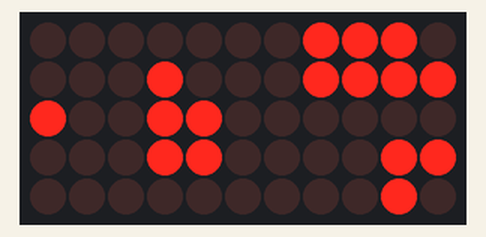
This program was run on a simulated Raspberry Pi (BCM pin numbers) with a Scroll pHAT. On the bench: 11×5 LED matrix. Random numbers come from a fixed seed.

Above: at 0.05 s.
At 5.0 s:
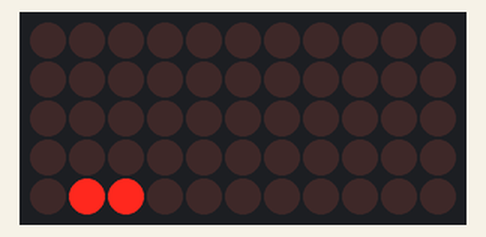
At 9.95 s:
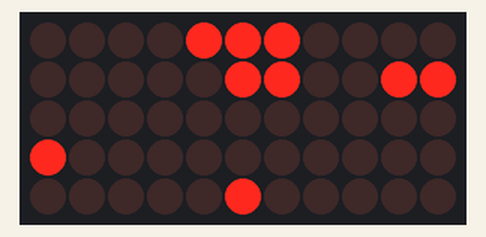
At 19.95 s:
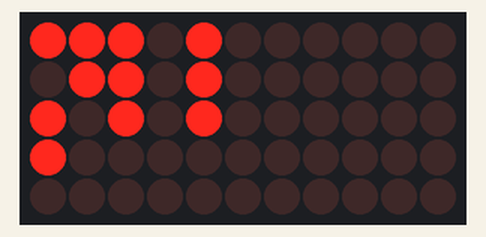
At 29.86 s:
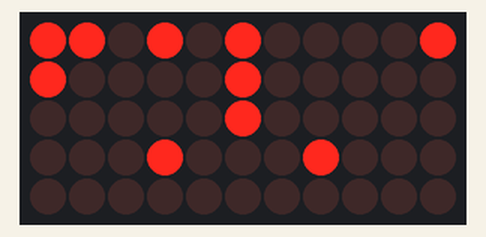
At 39.86 s:
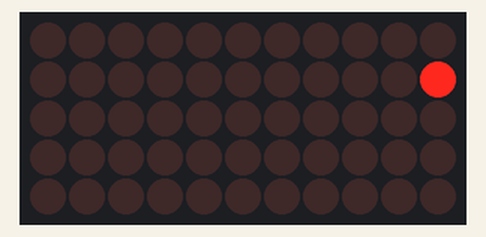

The program:

life.py
```python
import scrollphat
import random
import time
import copy

def scroll_life(delay):
    def count_neighbours(ibuf, i, j):
        tot=0
        for x,y in ((-1,-1), (-1,0), (-1,1),
                    ( 0,-1)         , (0,1),
                    (+1,-1), (+1,0), (+1,1)):
            ix=(i+x)%11
            jy=(j+y)%5
            tot+=ibuf[ix][jy]
        return tot

    def buffer(ibuf):
        return [ibuf2buf[tuple(v)] for v in ibuf]

    def rand_ibuf():
        return [[(random.random()>0.8)+0 for j in range(5)] for i in range(11)]

    def glider_ibuf():
        return [[0,0,0,0,0],
                [0,0,0,0,0],
                [0,0,0,0,0],
                [0,0,1,0,0],
                [0,1,0,0,0],
                [0,1,1,1,0],
                [0,0,0,0,0],
                [0,0,0,0,0],
                [0,0,0,0,0],
                [0,0,0,0,0],
                [0,0,0,0,0]]

    ibuf=rand_ibuf()
    ibuf2buf={(i,j,k,l,m): (i<<0)+(j<<1)+(k<<2)+(l<<3)+(m<<4)
              for i in (0,1)
              for j in (0,1)
              for k in (0,1)
              for l in (0,1)
              for m in (0,1)}
    samecount=0
    while True:
        ibufbuf=copy.deepcopy(ibuf)
        for i in range(11):
            for j in range(5):
                c=count_neighbours(ibufbuf, i, j)
                if ibuf[i][j]:
                    if c in (0,1,4,5,6,7):
                        ibuf[i][j]=0
                else:
                    if c in (3,):
                        ibuf[i][j]=1
        buf=buffer(ibuf)
        scrollphat.set_buffer(buf)
        scrollphat.update()
        time.sleep(delay)
        if ibufbuf==ibuf:
            samecount+=1
        if samecount>20:
            ibuf=rand_ibuf()

if __name__== "__main__":
    scroll_life(0.1)
```
